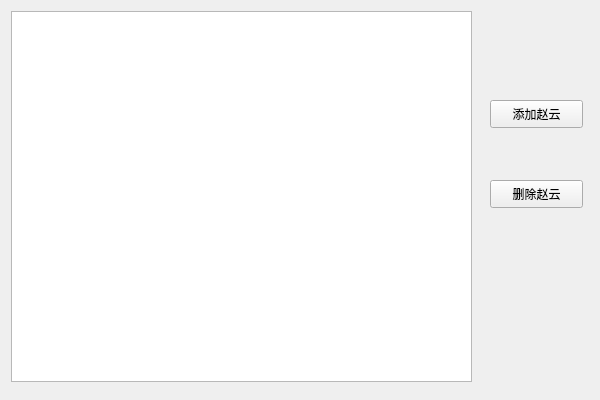
<?xml version="1.0" encoding="UTF-8"?>
<ui version="4.0">
 <class>mainWindowClass</class>
 <widget class="QWidget" name="mainWindowClass">
  <property name="geometry">
   <rect>
    <x>0</x>
    <y>0</y>
    <width>600</width>
    <height>400</height>
   </rect>
  </property>
  <property name="windowTitle">
   <string>mainWindow</string>
  </property>
  <widget class="QTableWidget" name="tableWidget">
   <property name="geometry">
    <rect>
     <x>11</x>
     <y>11</y>
     <width>461</width>
     <height>371</height>
    </rect>
   </property>
  </widget>
  <widget class="QPushButton" name="addBtn">
   <property name="geometry">
    <rect>
     <x>490</x>
     <y>100</y>
     <width>93</width>
     <height>28</height>
    </rect>
   </property>
   <property name="text">
    <string>添加赵云</string>
   </property>
  </widget>
  <widget class="QPushButton" name="delBtn">
   <property name="geometry">
    <rect>
     <x>490</x>
     <y>180</y>
     <width>93</width>
     <height>28</height>
    </rect>
   </property>
   <property name="text">
    <string>删除赵云</string>
   </property>
  </widget>
 </widget>
 <layoutdefault spacing="6" margin="11"/>
 <resources>
  <include location="mainwindow.qrc"/>
 </resources>
 <connections/>
</ui>
